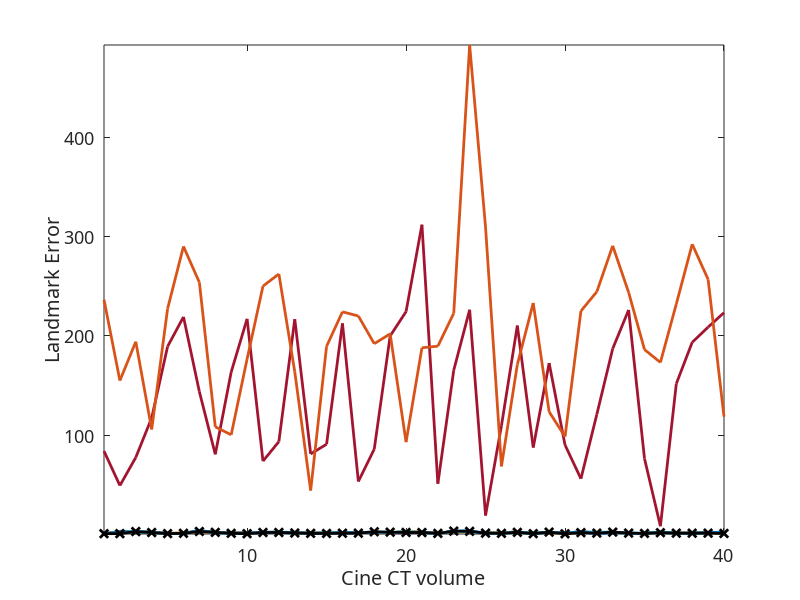
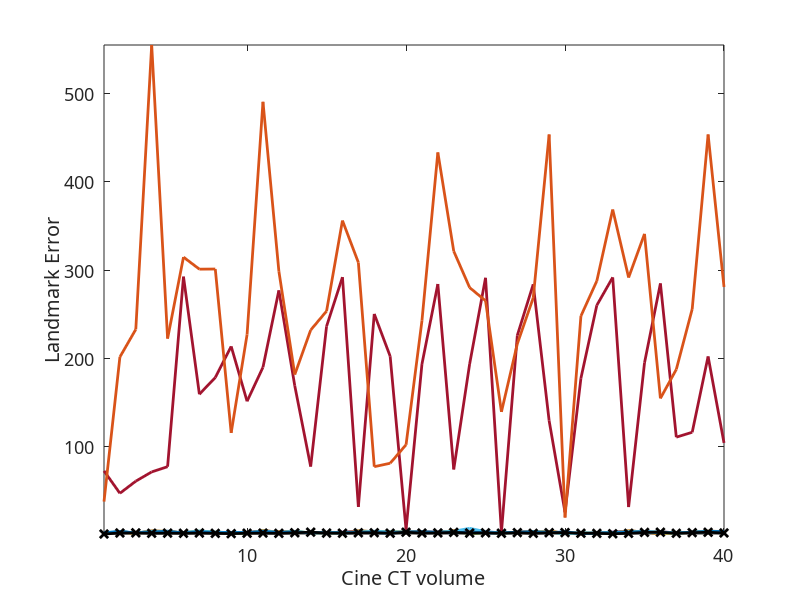
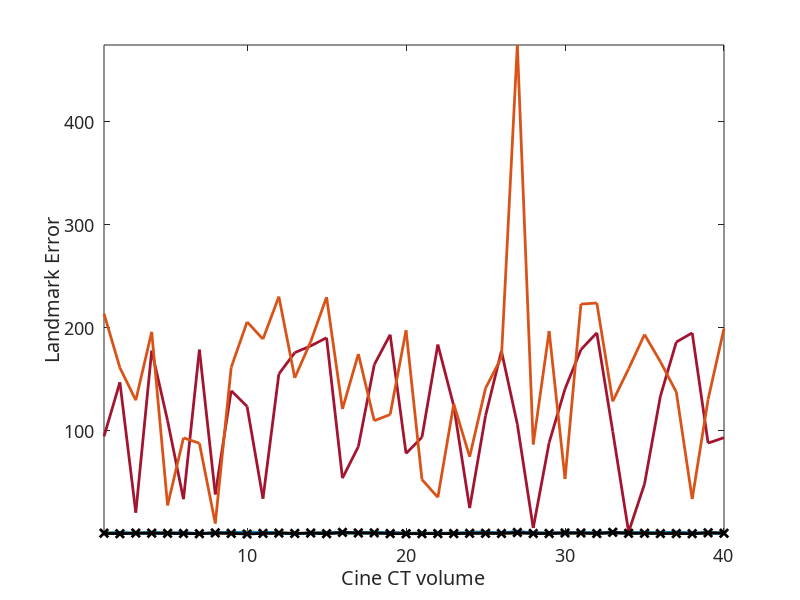
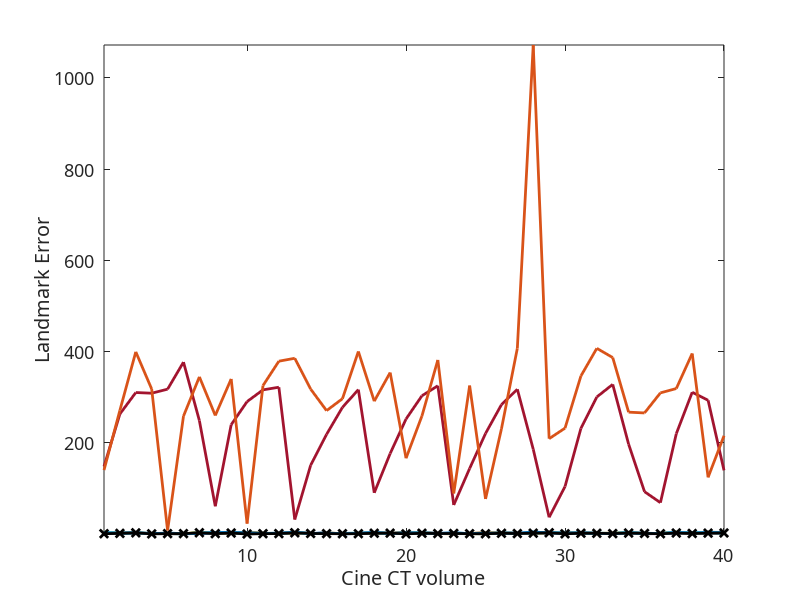

MATLAB code to generate these figures, in order:
function c4PlotLandmark()

load('landmark_errors2.mat');

MODELS = 1:9;
COUCH = 5;
linestyle = {'-*','-*','-*','-+','-+','-+','-o','-o','-o',};

plotLegend = 0;

for c=1:COUCH
  h = figure;
  for m=MODELS
    plot(squeeze(land_error(m,c,:)),'LineWidth',2);
    hold on
  end
  plot(squeeze(land_error_orig_reg(c,:)), 'k-x','LineWidth',2);

  set(h, 'Position', [0 0 600 250]);
  if(plotLegend == 1)
    set(h, 'Position', [0 0 900 250]);
    h_legend = legend('linear', 'quadratic', 'cubic', 'linear - phase separation', ...
    'quadratic - phase separation', 'cubic - phase separation', 'B-spline', ...
    '2D linear', '2D quadratic','original registration', 'Location', 'eastoutside');
    set(h_legend,'Box','off');
  end
  
  
  set(gca,'FontSize',13,'FontName','cmr');
  xlabel('Cine CT volume');
  ylabel('Landmark Error');
  axis tight
  ax = gca;
  %ax.XTick = 1:2;40
  if (plotLegend == 1)
    figname = sprintf('../report/figures/task4/landmark_error_legend.eps');
  else
    figname = sprintf('../report/figures/task4/landmark_error_couch%d.eps', c);
  end

  hgexport(h, figname);
end

end